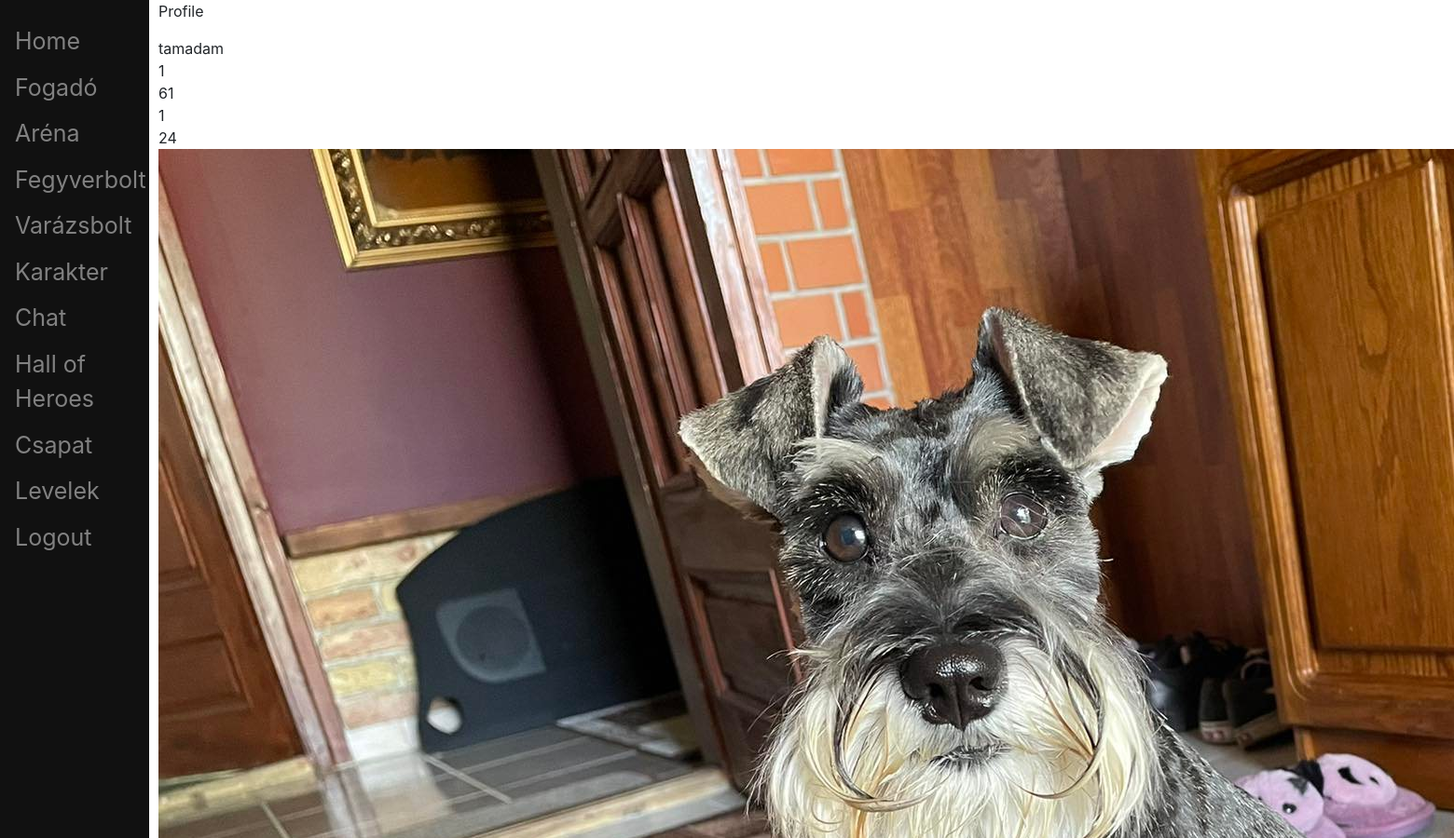
Before: /profile/1/ (signed in, upper part) with the older database file.
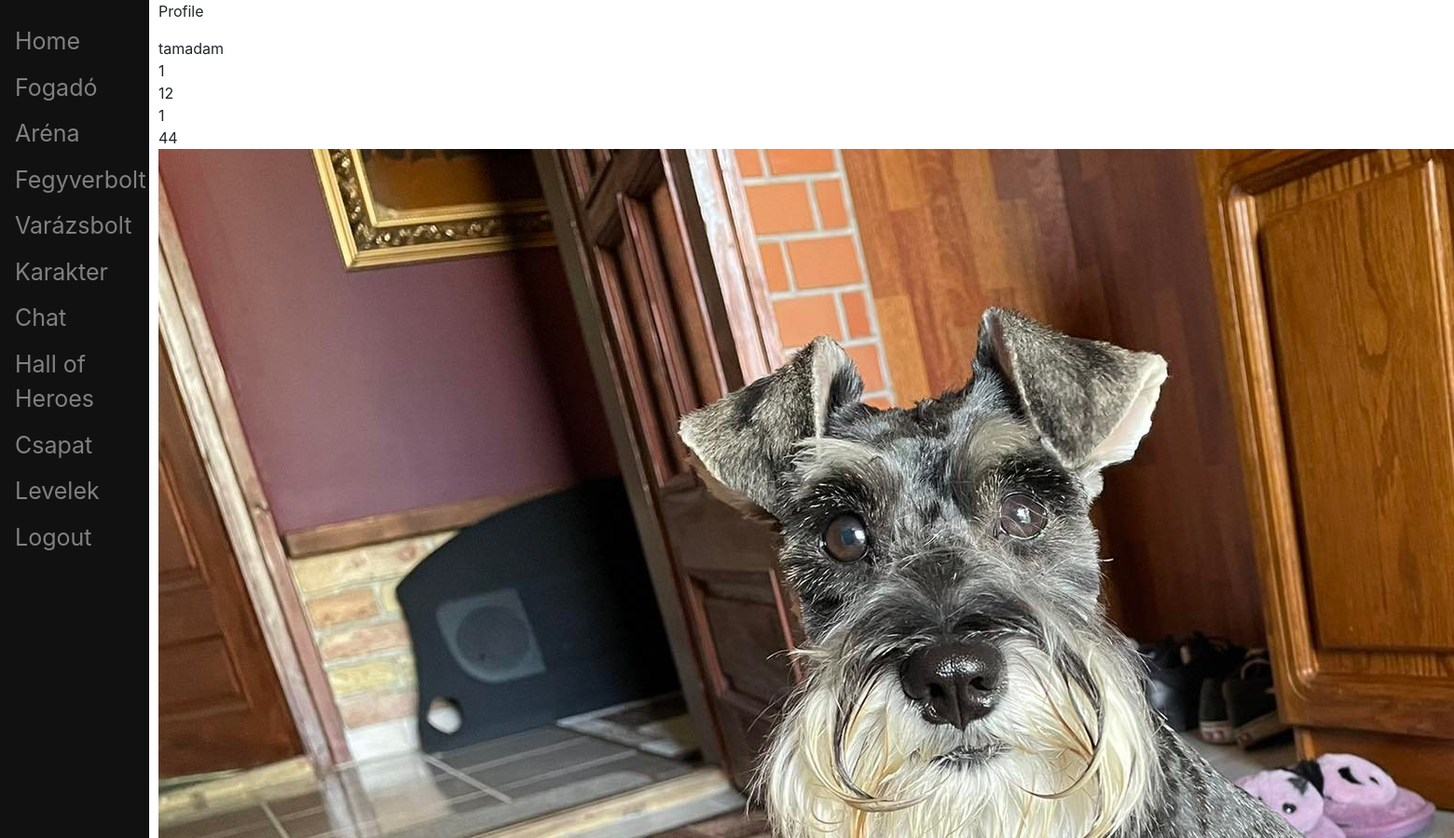
After: the same page with the newer database file.
### account/models.py (models this page shows, shortened)
class Character(models.Model):
	account = models.OneToOneField(Account, on_delete=models.CASCADE, primary_key=True)
	ROLES = (
		('warrior', 'warrior'),
		('mage', 'mage'),
		('scout', 'scout'),
	)
	character_type	= models.CharField(verbose_name = 'character type', max_length = 20, choices=ROLES, default='')
	level			= models.DecimalField(verbose_name='level', max_digits=19, decimal_places=0, default = 1) #szint
	strength		= models.DecimalField(verbose_name='strength', max_digits=19, decimal_places=0, default = 8) #erő
	skill 			= models.DecimalField(verbose_name='skill', max_digits=19, decimal_places=0, default = 6) #ügyesség
	intelligence	= models.DecimalField(verbose_name='intelligence', max_digits=19, decimal_places=0, default = 7) #értelem
	health_point	= models.DecimalField(verbose_name='health point', max_digits=19, decimal_places=0, default = 10) #életerő
	fortune 		= models.DecimalField(verbose_name='fortune', max_digits=19, decimal_places=0, default = 8) #szerencse
	shield 			= models.DecimalField(verbose_name='shield', max_digits=19, decimal_places=0, default = 0) #páncél
	rank			= models.DecimalField(verbose_name='rank', max_digits=19, decimal_places=0, blank = True, null = True) #helyezes
	honor			= models.DecimalField(verbose_name='honor', max_digits=19, decimal_places=0, default = 1) #becsuletpont
	gold 			= models.DecimalField(verbose_name='gold', max_digits=20, decimal_places=0, default=100)

### account/views.py (the view)
# urls.py: path('profile/<user_id>/', profile_view, name='profile'),
@login_required(login_url='login')
def profile_view(request, *args, **kwargs):
	context = {}
	user_id = kwargs.get('user_id')
	try:
		account = Account.objects.get(id=user_id)
	except Account.DoesNotExist:
		return HttpResponse('Account does not exist')
	owner_of_the_profile = False
	if request.user.id == account.id:
		owner_of_the_profile = True
	context = {
		'username': account.username,
		'user_id': account.id,
		'level': account.character.level,
		'strength': account.character.strength,
		'character_type': account.character.character_type,
		'is_owner': owner_of_the_profile,
		'gold': account.character.gold,
	}
	if account.profile_image:
		context['profile_image'] = account.profile_image.url
	else:
		context['profile_image'] = STATIC_IMAGE_PATH_IF_DEFAULT_PIC_SET
	return render(request, 'account/profile.html', context)

### account/templates/account/profile.html (shortened to what this page needs)
{% extends 'base.html' %}
{% load static %}
{% block content %}
<div class="main">
	<p>Profile</p>
	{{username}}<br>
	{{ user_id }} <br>
	{{ strength }}<br>
	{{level}}<br>
	{{gold}}<br>
	<img src="{{ profile_image }}">
</div>
{% endblock %}

Changed rows visible on the page:
changed Character: strength "61" → "12"; gold "24" → "44"
